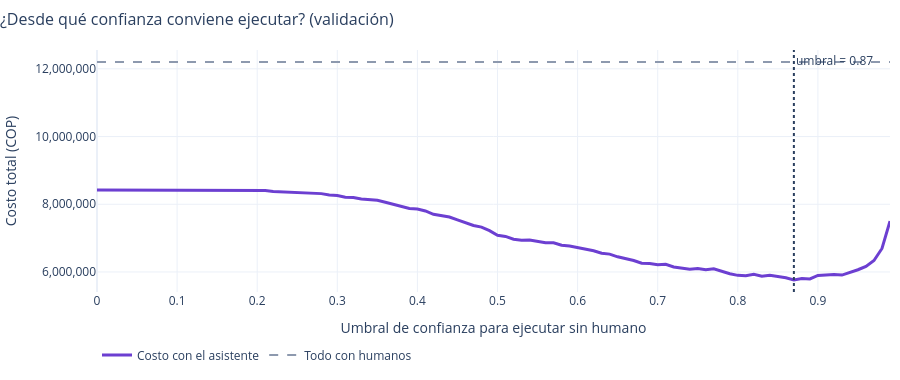

The notebook cell this image was saved under:
### Markdown cell above
---
# 10 · Ejecutar o pasar a un humano

> 🎬 **Escena 10 · Ejecutar o pasar a un humano** — **Momento 1 · El umbral se elige con dinero**

Supuestos (COP, ajustables en la app): **acción equivocada = 20 000** (reclamo, reproceso, cliente molesto) · **pasar a un humano = 6 000**.

$$\text{costo} = \text{errores al ejecutar} \times 20\,000 + \text{frases escaladas} \times 6\,000$$

El umbral se elige en **validación**; la prueba solo mide.

### Code cell
front.figura_costos(asistente.costo_error, asistente.costo_humano)
